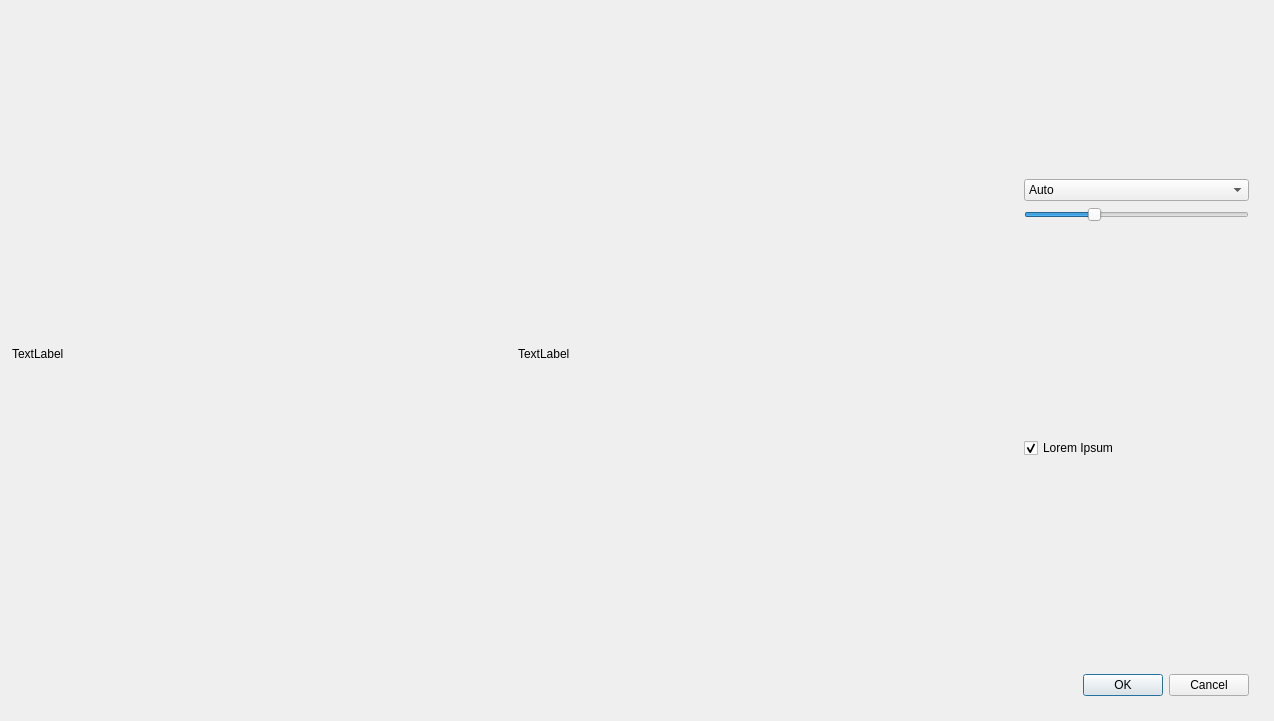
<?xml version="1.0" encoding="UTF-8"?>
<ui version="4.0">
 <class>StructureDialog</class>
 <widget class="QDialog" name="StructureDialog">
  <property name="geometry">
   <rect>
    <x>0</x>
    <y>0</y>
    <width>1274</width>
    <height>721</height>
   </rect>
  </property>
  <property name="windowTitle">
   <string>Structural layout</string>
  </property>
  <widget class="QWidget" name="layoutWidget">
   <property name="geometry">
    <rect>
     <x>12</x>
     <y>12</y>
     <width>1237</width>
     <height>684</height>
    </rect>
   </property>
   <layout class="QHBoxLayout" name="horizontalLayout_2">
    <item>
     <layout class="QHBoxLayout" name="horizontalLayout">
      <item>
       <widget class="QLabel" name="originalImg">
        <property name="minimumSize">
         <size>
          <width>500</width>
          <height>680</height>
         </size>
        </property>
        <property name="text">
         <string>TextLabel</string>
        </property>
       </widget>
      </item>
      <item>
       <widget class="QLabel" name="structure">
        <property name="minimumSize">
         <size>
          <width>500</width>
          <height>680</height>
         </size>
        </property>
        <property name="text">
         <string>TextLabel</string>
        </property>
       </widget>
      </item>
     </layout>
    </item>
    <item>
     <layout class="QVBoxLayout" name="verticalLayout_2">
      <item>
       <layout class="QVBoxLayout" name="verticalLayout">
        <item>
         <spacer name="verticalSpacer_3">
          <property name="orientation">
           <enum>Qt::Vertical</enum>
          </property>
          <property name="sizeHint" stdset="0">
           <size>
            <width>20</width>
            <height>40</height>
           </size>
          </property>
         </spacer>
        </item>
        <item>
         <widget class="QComboBox" name="comboBox">
          <item>
           <property name="text">
            <string>Auto</string>
           </property>
          </item>
          <item>
           <property name="text">
            <string>single</string>
           </property>
          </item>
          <item>
           <property name="text">
            <string>double column</string>
           </property>
          </item>
          <item>
           <property name="text">
            <string>double row</string>
           </property>
          </item>
         </widget>
        </item>
        <item>
         <widget class="QSlider" name="horizontalSlider">
          <property name="minimumSize">
           <size>
            <width>200</width>
            <height>0</height>
           </size>
          </property>
          <property name="maximum">
           <number>50</number>
          </property>
          <property name="value">
           <number>15</number>
          </property>
          <property name="orientation">
           <enum>Qt::Horizontal</enum>
          </property>
         </widget>
        </item>
       </layout>
      </item>
      <item>
       <spacer name="verticalSpacer">
        <property name="orientation">
         <enum>Qt::Vertical</enum>
        </property>
        <property name="sizeHint" stdset="0">
         <size>
          <width>20</width>
          <height>40</height>
         </size>
        </property>
       </spacer>
      </item>
      <item>
       <widget class="QCheckBox" name="lorem">
        <property name="text">
         <string>Lorem Ipsum</string>
        </property>
        <property name="checked">
         <bool>true</bool>
        </property>
       </widget>
      </item>
      <item>
       <spacer name="verticalSpacer_2">
        <property name="orientation">
         <enum>Qt::Vertical</enum>
        </property>
        <property name="sizeHint" stdset="0">
         <size>
          <width>20</width>
          <height>40</height>
         </size>
        </property>
       </spacer>
      </item>
      <item>
       <widget class="QDialogButtonBox" name="buttonBox">
        <property name="orientation">
         <enum>Qt::Horizontal</enum>
        </property>
        <property name="standardButtons">
         <set>QDialogButtonBox::Cancel|QDialogButtonBox::Ok</set>
        </property>
       </widget>
      </item>
     </layout>
    </item>
   </layout>
  </widget>
 </widget>
 <resources/>
 <connections>
  <connection>
   <sender>buttonBox</sender>
   <signal>accepted()</signal>
   <receiver>StructureDialog</receiver>
   <slot>accept()</slot>
   <hints>
    <hint type="sourcelabel">
     <x>248</x>
     <y>254</y>
    </hint>
    <hint type="destinationlabel">
     <x>157</x>
     <y>274</y>
    </hint>
   </hints>
  </connection>
  <connection>
   <sender>buttonBox</sender>
   <signal>rejected()</signal>
   <receiver>StructureDialog</receiver>
   <slot>reject()</slot>
   <hints>
    <hint type="sourcelabel">
     <x>316</x>
     <y>260</y>
    </hint>
    <hint type="destinationlabel">
     <x>286</x>
     <y>274</y>
    </hint>
   </hints>
  </connection>
 </connections>
</ui>
